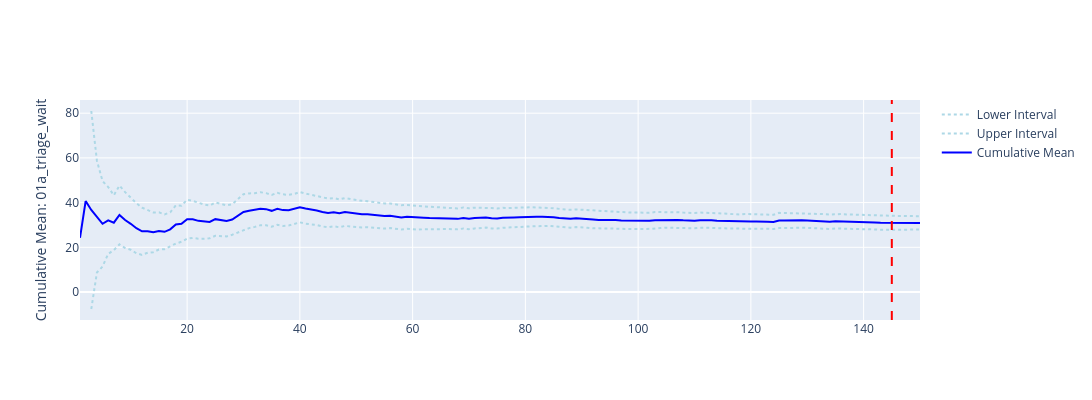

Notebook source saved alongside this figure:
### Code cell
# repeat for a 2nd performance measure
n_reps, conf_ints = confidence_interval_method(
    replication_results["01a_triage_wait"].to_numpy(),
    desired_precision=0.1,
    decimal_places=5,
)

print(n_reps)

plotly_confidence_interval_method(
    n_reps, conf_ints, metric_name="01a_triage_wait"
)

### Figure 1 — Plotly figure (JSON) as saved in the notebook; plotly's stock layout.template omitted (floating-point values rounded to 4 significant figures; data arrays with more than 128 entries replaced by an {"elided": "..."} marker saying what was removed)
{"data": [{"hoverinfo": "x+y+name+text", "line": {"color": "lightblue", "dash": "dot"}, "name": "Lower Interval", "text": {"elided": "150 str values"}, "type": "scatter", "x": {"elided": "150 int values"}, "y": {"elided": "150 float values"}}, {"hoverinfo": "x+y+name+text", "line": {"color": "lightblue", "dash": "dot"}, "name": "Upper Interval", "text": {"elided": "150 str values"}, "type": "scatter", "x": {"elided": "150 int values"}, "y": {"elided": "150 float values"}}, {"hoverinfo": "x+y+name", "line": {"color": "blue", "width": 2}, "name": "Cumulative Mean", "type": "scatter", "x": {"elided": "150 int values"}, "y": {"elided": "150 float values"}}], "layout": {"height": 400, "hovermode": "x unified", "shapes": [{"line": {"color": "red", "dash": "dash"}, "type": "line", "x0": 145, "x1": 145, "y0": 0, "y1": 1, "yref": "paper"}], "showlegend": true, "width": 1200, "yaxis": {"title": {"text": "Cumulative Mean: 01a_triage_wait"}}}}
